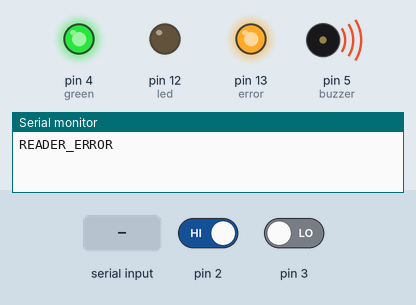
This sketch was run on a simulated Arduino Uno, built with avr-gcc and run on an emulated ATmega328P. Shown: output pins drawn as LEDs (lit = HIGH), buzzer (waves = sounding, pin HIGH), the last lines printed to the serial monitor. Dashed ring = blinking. The inputs (shaded band) are chosen by the test bench; at power-on: pin 3 LOW, pin 2 HIGH.

Above: at 1.7 s.
1.8 s: pin 3 driven HIGH
At 4.2 s:
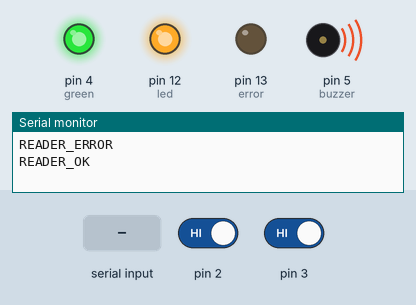
5.0 s: "0" received over Serial
At 5.4 s:
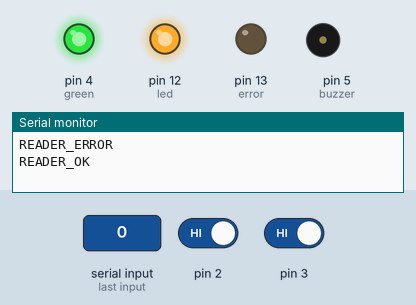
9.0 s: "1" received over Serial
At 9.5 s:
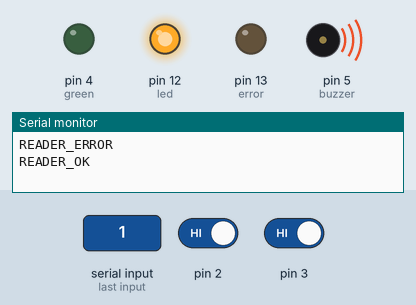
13.7 s: pin 2 driven LOW
At 14.6 s:
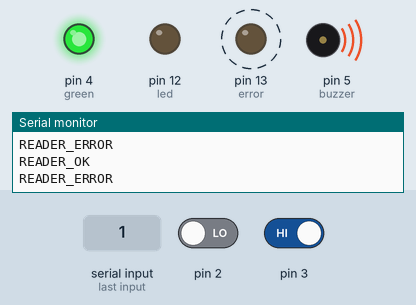
17.2 s: "0" received over Serial
At 20.1 s:
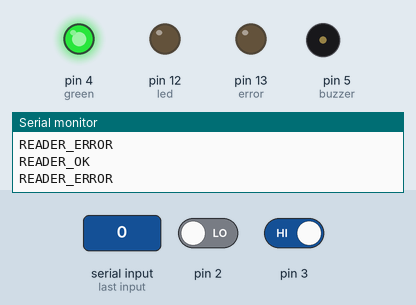
Timing chart, 0 to 27.5 s (numbered marks = the images above; inputs shaded):
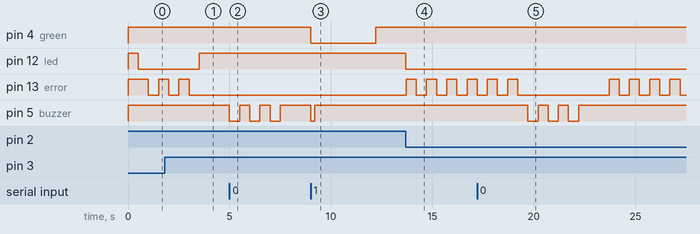

The sketch:

rfid2serial.ino
```cpp
#include <Wiegand.h>

// Wiegand
WIEGAND wg;
int buzzer = 5;
int green = 4;

// On board LEDs
int led = 12;
int error = 13;

// Detecting error with reader
int flag = 0; // Has there been an error
int flagThreshold = 100; // When to alarm
int flagReset = 103; // When to reset


void setup() {
  Serial.begin(9600);
  wg.begin();

  pinMode(green, OUTPUT);
  pinMode(buzzer, OUTPUT);
  pinMode(led, OUTPUT);
  pinMode(error, OUTPUT);

  // For the Wiegand outputs, HIGH means off (ground wire for led)
  digitalWrite(green, HIGH);
  digitalWrite(buzzer, HIGH);

  digitalWrite(led, HIGH);
  digitalWrite(error, HIGH);
  delay(500);
  digitalWrite(led, LOW);
  digitalWrite(error, LOW);
}

void loop() {
  if(wg.available())
  {
    String code = String(wg.getCode(), HEX);

    // The codes are in the wrong order, so flip them
    for (int i = 7; i >= 0; i-=2) {
      Serial.print(code[i-1]);
      Serial.print(code[i]);
    }
    Serial.println();

  } else{
      // Set green LED if both pins are high
      digitalWrite(led, digitalRead(2) == HIGH && digitalRead(3) == HIGH);

      // d0 and d1 are HIGH when there is no data i.e. normal
      if(digitalRead(2) == LOW || digitalRead(3) == LOW){
        if(flag >= flagThreshold) {
          if(flag == flagThreshold){
            Serial.println("READER_ERROR");
          }
          if(flag >= flagReset) {
            flag = flagThreshold - 1;
          }
          for(int i = 0 ; i < 3 ; i ++){
            digitalWrite(error, HIGH);
            delay(500);
            digitalWrite(error, LOW);
            delay(500);
          }
        }
        flag ++;
      } else {
        if(flag > flagThreshold) {
          Serial.println("READER_OK");
        }
        flag = 0;
      }
  }

  // Check for messages from the Pi
  if(Serial.available() > 0){
    int incomingByte = Serial.read();
    if(incomingByte == 48 ){ // Chatacter 0, i.e. access denied
      for(int i=0 ; i < 3 ; i++){
        digitalWrite(buzzer, LOW);
        delay(500);
        digitalWrite(buzzer, HIGH);
        delay(500);
      }
      delay(1000);
    } else if( incomingByte == 49){ // Character 1, i.e. access granted
      digitalWrite(green, LOW);
      digitalWrite(buzzer, LOW);
      delay(200);
      digitalWrite(buzzer, HIGH);
      delay(3000);
      digitalWrite(green, HIGH);
    }
  }
}
```

Measured:
- after the input at 1.8 s, pin 12 (led): LOW → HIGH after 1.7 s; pin 13 (error): goes on until 3.0 s, then stays LOW
- after the input at 5.0 s, pin 5 (buzzer): alternates HIGH for 0.50 s and LOW for 0.50 s, 6 changes in all, then stays HIGH, starting at once
- after the input at 9.0 s, pin 4 (green): HIGH → LOW at once, → HIGH 3.2 s later; pin 5 (buzzer): HIGH → LOW at once, → HIGH 0.20 s later
- after the input at 13.7 s, pin 12 (led): HIGH → LOW at once; pin 13 (error): alternates HIGH for 0.50 s and LOW for 0.50 s, starting at once
- after the input at 17.2 s, pin 5 (buzzer): alternates HIGH for 0.50 s and LOW for 0.50 s, 6 changes in all, then stays HIGH, starting after 2.5 s
